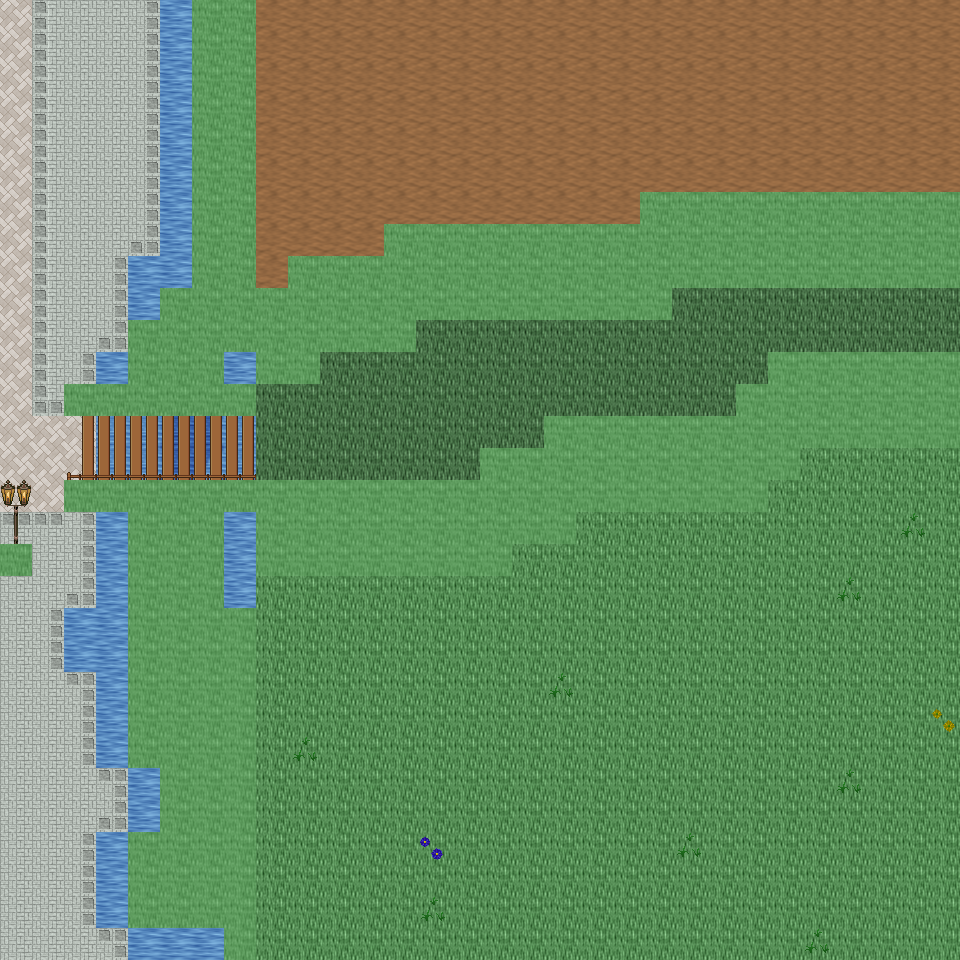

A level layout from a 2D game, rendered from its tile map. Below: a short description, then the map file with tile-grid data replaced by summaries:
An orthogonal 30x30 tile map with 32x32 px tiles, 6 tile layers (Ground, Object, Object2, Above, ...), 48 tilesets and 4 objects (4x mapExit).

<map version="1.0" orientation="orthogonal" renderorder="right-down" width="30" height="30" tilewidth="32" tileheight="32" nextobjectid="5">
  <tileset firstgid="1" name="tileset_ground_ground" tilewidth="32" tileheight="32" tilecount="33" columns="3">
    <image source="../drawable/tileset_ground_ground.png" width="96" height="352" />
  </tileset>
  <tileset firstgid="34" name="tileset_building_castle" tilewidth="32" tileheight="32" tilecount="320" columns="20">
    <image source="../drawable/tileset_building_castle.png" width="640" height="512" />
  </tileset>
  <tileset firstgid="354" name="tileset_furniture_carpet_carpets_2" tilewidth="32" tileheight="32" tilecount="12" columns="4">
    <image source="../drawable/tileset_furniture_carpet_carpets_2.png" width="128" height="160" />
  </tileset>
  <tileset firstgid="366" name="tileset_ground_indoor_tiles" tilewidth="32" tileheight="32" tilecount="8" columns="2">
    <image source="../drawable/tileset_ground_indoor_tiles.png" width="64" height="128" />
  </tileset>
  <tileset firstgid="374" name="tileset_ground_water_pool" tilewidth="32" tileheight="32" tilecount="72" columns="3">
    <image source="../drawable/tileset_ground_water_pool.png" width="96" height="768" />
  </tileset>
  <tileset firstgid="446" name="tileset_ground_brown_paving" tilewidth="32" tileheight="32" tilecount="2" columns="2">
    <image source="../drawable/tileset_ground_brown_paving.png" width="64" height="32" />
  </tileset>
  <tileset firstgid="448" name="tileset_ground_spikes" tilewidth="32" tileheight="32" tilecount="1" columns="1">
    <image source="../drawable/tileset_ground_spikes.png" width="32" height="32" />
  </tileset>
  <tileset firstgid="449" name="tileset_ground_ridge_earth_dark" tilewidth="32" tileheight="32" tilecount="96" columns="12">
    <image source="../drawable/tileset_ground_ridge_earth_dark.png" width="384" height="256" />
  </tileset>
  <tileset firstgid="545" name="tileset_plant_grasses" tilewidth="32" tileheight="32" tilecount="6" columns="3">
    <image source="../drawable/tileset_plant_grasses.png" width="96" height="64" />
  </tileset>
  <tileset firstgid="551" name="tileset_ground_water_pool_corners" tilewidth="32" tileheight="32" tilecount="72" columns="3">
    <image source="../drawable/tileset_ground_water_pool_corners.png" width="96" height="768" />
  </tileset>
  <tileset firstgid="623" name="tileset_building_fence_fence_chunky" tilewidth="32" tileheight="32" tilecount="21" columns="3">
    <image source="../drawable/tileset_building_fence_fence_chunky.png" width="96" height="224" />
  </tileset>
  <tileset firstgid="644" name="tileset_ground_earth_edges" tilewidth="32" tileheight="32" tilecount="18" columns="6">
    <image source="../drawable/tileset_ground_earth_edges.png" width="192" height="96" />
  </tileset>
  <tileset firstgid="662" name="tileset_ground_rock_pebbles" tilewidth="32" tileheight="32" tilecount="3" columns="1">
    <image source="../drawable/tileset_ground_rock_pebbles.png" width="32" height="96" />
  </tileset>
  <tileset firstgid="665" name="tileset_ground_square_patch" tilewidth="32" tileheight="32" tilecount="9" columns="3">
    <image source="../drawable/tileset_ground_square_patch.png" width="96" height="96" />
  </tileset>
  <tileset firstgid="674" name="tileset_plant_leaves" tilewidth="32" tileheight="32" tilecount="8" columns="4">
    <image source="../drawable/tileset_plant_leaves.png" width="128" height="64" />
  </tileset>
  <tileset firstgid="682" name="tileset_item_corpse_skull_dark" tilewidth="32" tileheight="32" tilecount="2" columns="2">
    <image source="../drawable/tileset_item_corpse_skull_dark.png" width="64" height="32" />
  </tileset>
  <tileset firstgid="684" name="tileset_item_corpse_skeleton" tilewidth="32" tileheight="32" tilecount="4" columns="2">
    <image source="../drawable/tileset_item_corpse_skeleton.png" width="64" height="64" />
  </tileset>
  <tileset firstgid="688" name="tileset_furniture_table_grey_fancy" tilewidth="32" tileheight="32" tilecount="9" columns="3">
    <image source="../drawable/tileset_furniture_table_grey_fancy.png" width="96" height="96" />
  </tileset>
  <tileset firstgid="697" name="tileset_furniture_table_grey_long" tilewidth="32" tileheight="32" tilecount="4" columns="2">
    <image source="../drawable/tileset_furniture_table_grey_long.png" width="64" height="64" />
  </tileset>
  <tileset firstgid="701" name="tileset_furniture_table_grey_plain" tilewidth="32" tileheight="32" tilecount="9" columns="3">
    <image source="../drawable/tileset_furniture_table_grey_plain.png" width="96" height="96" />
  </tileset>
  <tileset firstgid="710" name="tileset_item_gothic_slab" tilewidth="32" tileheight="32" tilecount="1" columns="1">
    <image source="../drawable/tileset_item_gothic_slab.png" width="32" height="32" />
  </tileset>
  <tileset firstgid="711" name="tileset_logic_creature_gnome" tilewidth="32" tileheight="32" tilecount="6" columns="6">
    <image source="../drawable/tileset_logic_creature_gnome.png" width="192" height="32" />
  </tileset>
  <tileset firstgid="717" name="tileset_logic_creature_animal" tilewidth="32" tileheight="32" tilecount="32" columns="8">
    <image source="../drawable/tileset_logic_creature_animal.png" width="256" height="128" />
  </tileset>
  <tileset firstgid="749" name="tileset_logic_collision" tilewidth="32" tileheight="32" tilecount="1" columns="1">
    <image source="../drawable/tileset_logic_collision.png" width="32" height="32" />
  </tileset>
  <tileset firstgid="750" name="tileset_ground_water_pool_deep" tilewidth="32" tileheight="32" tilecount="72" columns="3">
    <image source="../drawable/tileset_ground_water_pool_deep.png" width="96" height="768" />
  </tileset>
  <tileset firstgid="822" name="tileset_object_suspension_bridge" tilewidth="32" tileheight="32" tilecount="24" columns="3">
    <image source="../drawable/tileset_object_suspension_bridge.png" width="96" height="256" />
  </tileset>
  <tileset firstgid="846" name="tileset_plant_flower_daisy_blue" tilewidth="32" tileheight="32" tilecount="8" columns="2">
    <image source="../drawable/tileset_plant_flower_daisy_blue.png" width="64" height="128" />
  </tileset>
  <tileset firstgid="854" name="tileset_plant_flower_daisy_red" tilewidth="32" tileheight="32" tilecount="8" columns="2">
    <image source="../drawable/tileset_plant_flower_daisy_red.png" width="64" height="128" />
  </tileset>
  <tileset firstgid="862" name="tileset_plant_flower_daisy_white" tilewidth="32" tileheight="32" tilecount="8" columns="2">
    <image source="../drawable/tileset_plant_flower_daisy_white.png" width="64" height="128" />
  </tileset>
  <tileset firstgid="870" name="tileset_plant_flower_daisy_yellow" tilewidth="32" tileheight="32" tilecount="8" columns="2">
    <image source="../drawable/tileset_plant_flower_daisy_yellow.png" width="64" height="128" />
  </tileset>
  <tileset firstgid="878" name="tileset_plant_tree_tree_green" tilewidth="32" tileheight="32" tilecount="80" columns="8">
    <image source="../drawable/tileset_plant_tree_tree_green.png" width="256" height="352" />
  </tileset>
  <tileset firstgid="958" name="tileset_item_banners_flag" tilewidth="32" tileheight="32" tilecount="12" columns="3">
    <image source="../drawable/tileset_item_banners_flag.png" width="96" height="128" />
  </tileset>
  <tileset firstgid="970" name="tileset_item_flagpole" tilewidth="32" tileheight="32" tilecount="3" columns="1">
    <image source="../drawable/tileset_item_flagpole.png" width="32" height="96" />
  </tileset>
  <tileset firstgid="973" name="tileset_furniture_chair_bench_white" tilewidth="32" tileheight="32" tilecount="8" columns="2">
    <image source="../drawable/tileset_furniture_chair_bench_white.png" width="64" height="128" />
  </tileset>
  <tileset firstgid="981" name="tileset_item_statue_flowered_arch" tilewidth="32" tileheight="32" tilecount="24" columns="6">
    <image source="../drawable/tileset_item_statue_flowered_arch.png" width="192" height="128" />
  </tileset>
  <tileset firstgid="1005" name="tileset_building_decoration_block" tilewidth="32" tileheight="32" tilecount="2" columns="2">
    <image source="../drawable/tileset_building_decoration_block.png" width="64" height="32" />
  </tileset>
  <tileset firstgid="1007" name="tileset_building_decoration_orbpedestal" tilewidth="32" tileheight="32" tilecount="2" columns="1">
    <image source="../drawable/tileset_building_decoration_orbpedestal.png" width="32" height="64" />
  </tileset>
  <tileset firstgid="1009" name="tileset_item_statue_urn_with_flowers" tilewidth="32" tileheight="32" tilecount="2" columns="1">
    <image source="../drawable/tileset_item_statue_urn_with_flowers.png" width="32" height="64" />
  </tileset>
  <tileset firstgid="1011" name="tileset_building_decoration_pool" tilewidth="32" tileheight="32" tilecount="9" columns="3">
    <image source="../drawable/tileset_building_decoration_pool.png" width="96" height="96" />
  </tileset>
  <tileset firstgid="1020" name="tileset_item_statue_romanic_art1" tilewidth="32" tileheight="32" tilecount="4" columns="2">
    <image source="../drawable/tileset_item_statue_romanic_art1.png" width="64" height="64" />
  </tileset>
  <tileset firstgid="1024" name="tileset_building_wall_int_clay" tilewidth="32" tileheight="32" tilecount="100" columns="10">
    <image source="../drawable/tileset_building_wall_int_clay.png" width="320" height="320" />
  </tileset>
  <tileset firstgid="1124" name="tileset_ground_green_paving" tilewidth="32" tileheight="32" tilecount="18" columns="3">
    <image source="../drawable/tileset_ground_green_paving.png" width="96" height="192" />
  </tileset>
  <tileset firstgid="1142" name="tileset_logic_protection" tilewidth="32" tileheight="32" tilecount="2" columns="2">
    <image source="../drawable/tileset_logic_protection.png" width="64" height="32" />
  </tileset>
  <tileset firstgid="1144" name="tileset_furniture_other_stick" tilewidth="32" tileheight="32" tilecount="2" columns="1">
    <image source="../drawable/tileset_furniture_other_stick.png" width="32" height="64" />
  </tileset>
  <tileset firstgid="1146" name="tileset_item_scrying_orb" tilewidth="32" tileheight="32" tilecount="8" columns="8">
    <image source="../drawable/tileset_item_scrying_orb.png" width="256" height="32" />
  </tileset>
  <tileset firstgid="1154" name="tileset_light_dim_light_7x5" tilewidth="32" tileheight="32" tilecount="35" columns="7">
    <image source="../drawable/tileset_light_dim_light_7x5.png" width="224" height="160" />
  </tileset>
  <tileset firstgid="1189" name="tileset_light_light_5x5" tilewidth="32" tileheight="32" tilecount="25" columns="5">
    <image source="../drawable/tileset_light_light_5x5.png" width="160" height="160" />
  </tileset>
  <tileset firstgid="1214" name="tileset_furniture_light_lamp_bronze" tilewidth="32" tileheight="32" tilecount="3" columns="1">
    <image source="../drawable/tileset_furniture_light_lamp_bronze.png" width="32" height="96" />
  </tileset>
  <layer name="Ground" width="30" height="30">
    <data>[900 cells, 900 non-empty, 14 distinct tile ids]</data>
  </layer>
  <layer name="Object" width="30" height="30">
    <data>[900 cells, 244 non-empty, 27 distinct tile ids]</data>
  </layer>
  <layer name="Object2" width="30" height="30">
    <data>[900 cells, 2 non-empty, 2 distinct tile ids]</data>
  </layer>
  <layer name="Above" width="30" height="30">
    <data>[900 cells, 8 non-empty, 4 distinct tile ids]</data>
  </layer>
  <layer name="Above2" width="30" height="30">
    <data>[900 cells, 0 non-empty, 0 distinct tile ids]</data>
  </layer>
  <layer name="Walkable" width="30" height="30">
    <data>[900 cells, 228 non-empty, 1 distinct tile ids]</data>
  </layer>
  <objectgroup name="MapEvents">
    <object id="1" name="south" type="mapExit" x="0" y="928" width="224" height="32">
      <properties>
        <property name="map" value="level_0_x225_y26" />
        <property name="x" value="0" />
        <property name="y" value="1" />
      </properties>
    </object>
    <object id="2" name="south2" type="mapExit" x="256" y="928" width="704" height="32">
      <properties>
        <property name="map" value="level_0_x225_y26" />
        <property name="x" value="8" />
        <property name="y" value="1" />
      </properties>
    </object>
    <object id="3" name="west" type="mapExit" x="0" y="0" width="32" height="544">
      <properties>
        <property name="map" value="level_0_x224_y25" />
        <property name="x" value="28" />
        <property name="y" value="0" />
      </properties>
    </object>
    <object id="4" name="west2" type="mapExit" x="0" y="576" width="32" height="384">
      <properties>
        <property name="map" value="level_0_x224_y25" />
        <property name="x" value="28" />
        <property name="y" value="18" />
      </properties>
    </object>
  </objectgroup>
</map>
